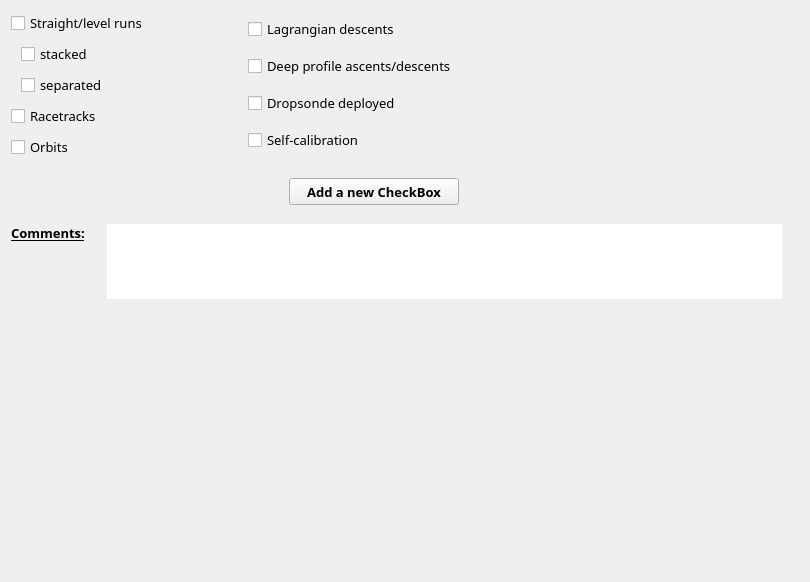
          <widget class="QWidget" name="page_9">
           <property name="geometry">
            <rect>
             <x>0</x>
             <y>0</y>
             <width>810</width>
             <height>582</height>
            </rect>
           </property>
           <attribute name="label">
            <string>Types of Flight Manoeuvre</string>
           </attribute>
           <layout class="QGridLayout" name="gridLayout_24">
            <item row="0" column="0">
             <layout class="QVBoxLayout" name="verticalLayout_66">
              <item>
               <layout class="QHBoxLayout" name="horizontalLayout_36">
                <property name="spacing">
                 <number>100</number>
                </property>
                <item>
                 <layout class="QVBoxLayout" name="verticalLayout_28">
                  <property name="spacing">
                   <number>7</number>
                  </property>
                  <item>
                   <widget class="QCheckBox" name="straightLevelRunsCheck">
                    <property name="font">
                     <font>
                      <family>Droid Sans Fallback</family>
                      <pointsize>10</pointsize>
                      <weight>50</weight>
                      <bold>false</bold>
                      <stylestrategy>PreferAntialias</stylestrategy>
                     </font>
                    </property>
                    <property name="text">
                     <string>Straight/level runs</string>
                    </property>
                   </widget>
                  </item>
                  <item>
                   <layout class="QHBoxLayout" name="horizontalLayout_34">
                    <item>
                     <spacer name="horizontalSpacer_20">
                      <property name="orientation">
                       <enum>Qt::Horizontal</enum>
                      </property>
                      <property name="sizeType">
                       <enum>QSizePolicy::Fixed</enum>
                      </property>
                      <property name="sizeHint" stdset="0">
                       <size>
                        <width>10</width>
                        <height>20</height>
                       </size>
                      </property>
                     </spacer>
                    </item>
                    <item>
                     <widget class="QCheckBox" name="stackedStraightLevelRunsCheck">
                      <property name="font">
                       <font>
                        <family>Droid Sans Fallback</family>
                        <pointsize>10</pointsize>
                        <weight>50</weight>
                        <bold>false</bold>
                        <stylestrategy>PreferAntialias</stylestrategy>
                       </font>
                      </property>
                      <property name="text">
                       <string>stacked</string>
                      </property>
                     </widget>
                    </item>
                   </layout>
                  </item>
                  <item>
                   <layout class="QHBoxLayout" name="horizontalLayout_35">
                    <item>
                     <spacer name="horizontalSpacer_21">
                      <property name="orientation">
                       <enum>Qt::Horizontal</enum>
                      </property>
                      <property name="sizeType">
                       <enum>QSizePolicy::Fixed</enum>
                      </property>
                      <property name="sizeHint" stdset="0">
                       <size>
                        <width>10</width>
                        <height>20</height>
                       </size>
                      </property>
                     </spacer>
                    </item>
                    <item>
                     <widget class="QCheckBox" name="separatedStraightLevelRuns">
                      <property name="font">
                       <font>
                        <family>Droid Sans Fallback</family>
                        <pointsize>10</pointsize>
                        <weight>50</weight>
                        <bold>false</bold>
                        <stylestrategy>PreferAntialias</stylestrategy>
                       </font>
                      </property>
                      <property name="text">
                       <string>separated</string>
                      </property>
                     </widget>
                    </item>
                   </layout>
                  </item>
                  <item>
                   <widget class="QCheckBox" name="racetracksCheck">
                    <property name="font">
                     <font>
                      <family>Droid Sans Fallback</family>
                      <pointsize>10</pointsize>
                      <weight>50</weight>
                      <bold>false</bold>
                      <stylestrategy>PreferAntialias</stylestrategy>
                     </font>
                    </property>
                    <property name="text">
                     <string>Racetracks</string>
                    </property>
                   </widget>
                  </item>
                  <item>
                   <widget class="QCheckBox" name="orbitsCheck">
                    <property name="font">
                     <font>
                      <family>Droid Sans Fallback</family>
                      <pointsize>10</pointsize>
                      <weight>50</weight>
                      <bold>false</bold>
                      <stylestrategy>PreferAntialias</stylestrategy>
                     </font>
                    </property>
                    <property name="text">
                     <string>Orbits</string>
                    </property>
                   </widget>
                  </item>
                 </layout>
                </item>
                <item>
                 <layout class="QVBoxLayout" name="verticalLayout_29">
                  <property name="spacing">
                   <number>7</number>
                  </property>
                  <item>
                   <widget class="QCheckBox" name="lagrangianDescentsCheck">
                    <property name="font">
                     <font>
                      <family>Droid Sans Fallback</family>
                      <pointsize>10</pointsize>
                      <weight>50</weight>
                      <bold>false</bold>
                      <stylestrategy>PreferAntialias</stylestrategy>
                     </font>
                    </property>
                    <property name="text">
                     <string>Lagrangian descents</string>
                    </property>
                   </widget>
                  </item>
                  <item>
                   <widget class="QCheckBox" name="deepProfileAscentDescentsCheck">
                    <property name="font">
                     <font>
                      <family>Droid Sans Fallback</family>
                      <pointsize>10</pointsize>
                      <weight>50</weight>
                      <bold>false</bold>
                      <stylestrategy>PreferAntialias</stylestrategy>
                     </font>
                    </property>
                    <property name="text">
                     <string>Deep profile ascents/descents</string>
                    </property>
                   </widget>
                  </item>
                  <item>
                   <widget class="QCheckBox" name="dropsondeDeployedCheck">
                    <property name="font">
                     <font>
                      <family>Droid Sans Fallback</family>
                      <pointsize>10</pointsize>
                      <weight>50</weight>
                      <bold>false</bold>
                      <stylestrategy>PreferAntialias</stylestrategy>
                     </font>
                    </property>
                    <property name="text">
                     <string>Dropsonde deployed</string>
                    </property>
                   </widget>
                  </item>
                  <item>
                   <widget class="QCheckBox" name="selfCalibrationCheck">
                    <property name="font">
                     <font>
                      <family>Droid Sans Fallback</family>
                      <pointsize>10</pointsize>
                      <weight>50</weight>
                      <bold>false</bold>
                      <stylestrategy>PreferAntialias</stylestrategy>
                     </font>
                    </property>
                    <property name="text">
                     <string>Self-calibration</string>
                    </property>
                   </widget>
                  </item>
                 </layout>
                </item>
                <item>
                 <spacer name="horizontalSpacer_47">
                  <property name="orientation">
                   <enum>Qt::Horizontal</enum>
                  </property>
                  <property name="sizeHint" stdset="0">
                   <size>
                    <width>40</width>
                    <height>20</height>
                   </size>
                  </property>
                 </spacer>
                </item>
               </layout>
              </item>
              <item>
               <spacer name="verticalSpacer_30">
                <property name="orientation">
                 <enum>Qt::Vertical</enum>
                </property>
                <property name="sizeType">
                 <enum>QSizePolicy::Fixed</enum>
                </property>
                <property name="sizeHint" stdset="0">
                 <size>
                  <width>20</width>
                  <height>13</height>
                 </size>
                </property>
               </spacer>
              </item>
              <item>
               <layout class="QHBoxLayout" name="horizontalLayout_68">
                <item>
                 <spacer name="horizontalSpacer_76">
                  <property name="orientation">
                   <enum>Qt::Horizontal</enum>
                  </property>
                  <property name="sizeHint" stdset="0">
                   <size>
                    <width>40</width>
                    <height>20</height>
                   </size>
                  </property>
                 </spacer>
                </item>
                <item>
                 <widget class="QPushButton" name="fm_addButton">
                  <property name="minimumSize">
                   <size>
                    <width>170</width>
                    <height>27</height>
                   </size>
                  </property>
                  <property name="maximumSize">
                   <size>
                    <width>170</width>
                    <height>27</height>
                   </size>
                  </property>
                  <property name="font">
                   <font>
                    <family>Droid Sans Fallback</family>
                    <pointsize>10</pointsize>
                    <weight>75</weight>
                    <bold>true</bold>
                    <stylestrategy>PreferAntialias</stylestrategy>
                   </font>
                  </property>
                  <property name="text">
                   <string>Add a new CheckBox</string>
                  </property>
                  <property name="flat">
                   <bool>false</bool>
                  </property>
                 </widget>
                </item>
                <item>
                 <spacer name="horizontalSpacer_77">
                  <property name="orientation">
                   <enum>Qt::Horizontal</enum>
                  </property>
                  <property name="sizeType">
                   <enum>QSizePolicy::Fixed</enum>
                  </property>
                  <property name="sizeHint" stdset="0">
                   <size>
                    <width>13</width>
                    <height>20</height>
                   </size>
                  </property>
                 </spacer>
                </item>
                <item>
                 <widget class="QToolButton" name="fm_infoButton">
                  <property name="minimumSize">
                   <size>
                    <width>27</width>
                    <height>27</height>
                   </size>
                  </property>
                  <property name="maximumSize">
                   <size>
                    <width>27</width>
                    <height>27</height>
                   </size>
                  </property>
                  <property name="text">
                   <string/>
                  </property>
                  <property name="icon">
                   <iconset>
                    <normaloff>icons/info_icon.png</normaloff>icons/info_icon.png</iconset>
                  </property>
                  <property name="iconSize">
                   <size>
                    <width>27</width>
                    <height>27</height>
                   </size>
                  </property>
                  <property name="autoRaise">
                   <bool>true</bool>
                  </property>
                 </widget>
                </item>
                <item>
                 <spacer name="horizontalSpacer_78">
                  <property name="orientation">
                   <enum>Qt::Horizontal</enum>
                  </property>
                  <property name="sizeHint" stdset="0">
                   <size>
                    <width>40</width>
                    <height>20</height>
                   </size>
                  </property>
                 </spacer>
                </item>
               </layout>
              </item>
              <item>
               <layout class="QGridLayout" name="gridLayout_15"/>
              </item>
              <item>
               <spacer name="verticalSpacer_47">
                <property name="orientation">
                 <enum>Qt::Vertical</enum>
                </property>
                <property name="sizeType">
                 <enum>QSizePolicy::Fixed</enum>
                </property>
                <property name="sizeHint" stdset="0">
                 <size>
                  <width>20</width>
                  <height>13</height>
                 </size>
                </property>
               </spacer>
              </item>
              <item>
               <layout class="QHBoxLayout" name="horizontalLayout_37">
                <item>
                 <layout class="QVBoxLayout" name="verticalLayout_30">
                  <item>
                   <widget class="QLabel" name="label_21">
                    <property name="minimumSize">
                     <size>
                      <width>90</width>
                      <height>27</height>
                     </size>
                    </property>
                    <property name="maximumSize">
                     <size>
                      <width>90</width>
                      <height>27</height>
                     </size>
                    </property>
                    <property name="font">
                     <font>
                      <family>Droid Sans Fallback</family>
                      <pointsize>10</pointsize>
                      <weight>75</weight>
                      <bold>true</bold>
                      <underline>true</underline>
                      <stylestrategy>PreferAntialias</stylestrategy>
                     </font>
                    </property>
                    <property name="text">
                     <string>Comments:</string>
                    </property>
                    <property name="alignment">
                     <set>Qt::AlignLeading|Qt::AlignLeft|Qt::AlignTop</set>
                    </property>
                   </widget>
                  </item>
                  <item>
                   <spacer name="verticalSpacer_48">
                    <property name="orientation">
                     <enum>Qt::Vertical</enum>
                    </property>
                    <property name="sizeHint" stdset="0">
                     <size>
                      <width>20</width>
                      <height>18</height>
                     </size>
                    </property>
                   </spacer>
                  </item>
                 </layout>
                </item>
                <item>
                 <widget class="QTextEdit" name="FTOtherTextBox">
                  <property name="minimumSize">
                   <size>
                    <width>675</width>
                    <height>75</height>
                   </size>
                  </property>
                  <property name="maximumSize">
                   <size>
                    <width>675</width>
                    <height>75</height>
                   </size>
                  </property>
                  <property name="font">
                   <font>
                    <family>FreeSans</family>
                    <pointsize>10</pointsize>
                    <weight>50</weight>
                    <bold>false</bold>
                    <stylestrategy>PreferAntialias</stylestrategy>
                   </font>
                  </property>
                  <property name="frameShape">
                   <enum>QFrame::NoFrame</enum>
                  </property>
                 </widget>
                </item>
               </layout>
              </item>
             </layout>
            </item>
            <item row="0" column="1">
             <spacer name="horizontalSpacer_48">
              <property name="orientation">
               <enum>Qt::Horizontal</enum>
              </property>
              <property name="sizeHint" stdset="0">
               <size>
                <width>8</width>
                <height>20</height>
               </size>
              </property>
             </spacer>
            </item>
            <item row="1" column="0">
             <spacer name="verticalSpacer_16">
              <property name="orientation">
               <enum>Qt::Vertical</enum>
              </property>
              <property name="sizeHint" stdset="0">
               <size>
                <width>20</width>
                <height>277</height>
               </size>
              </property>
             </spacer>
            </item>
           </layout>
          </widget>
